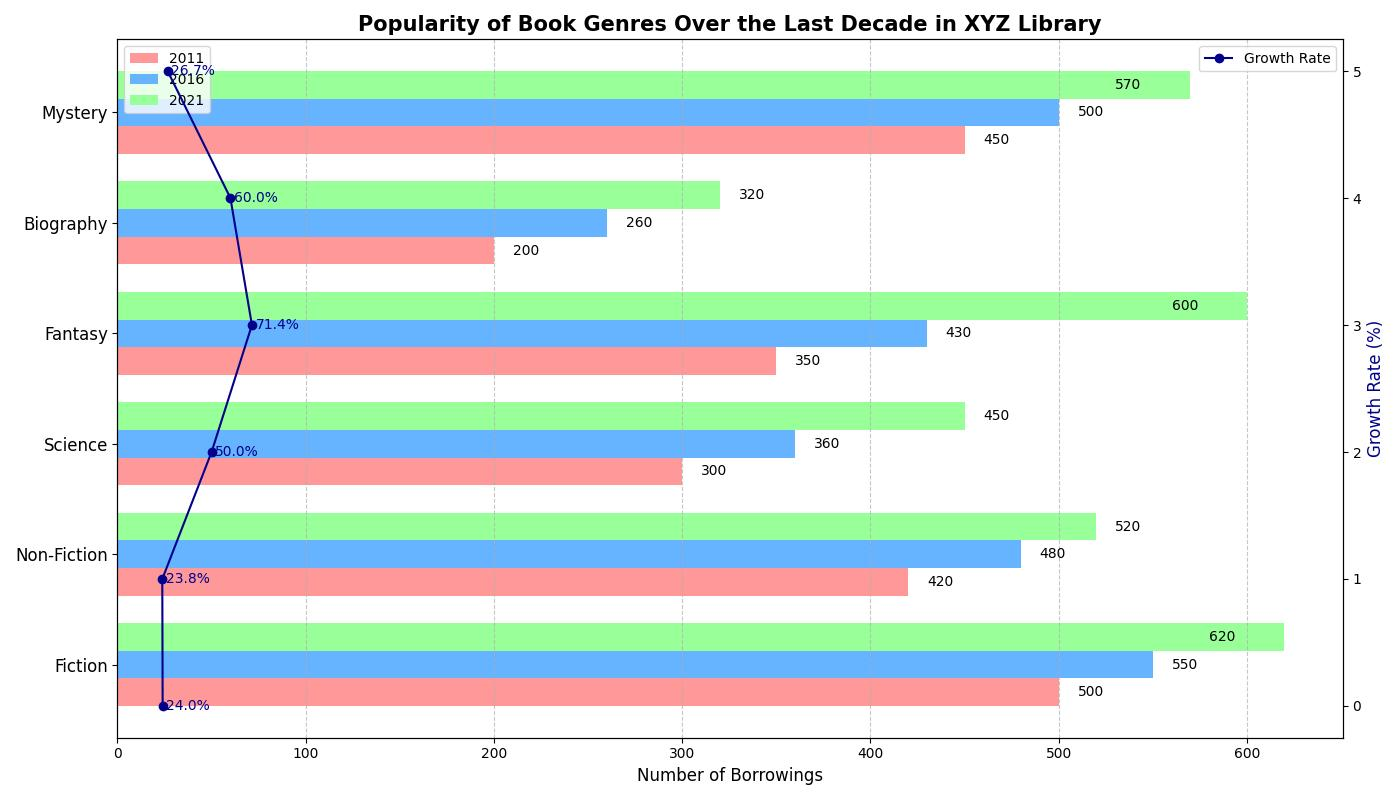

Reproduce this figure in Python.
import matplotlib.pyplot as plt
import numpy as np

# Backstory: The chart explores the popularity of different genres of books over the last decade in a library system.
# We compare the number of borrowings for each genre across three different years: 2011, 2016, and 2021. 
# Additionally, we include a line plot showing the average borrowings growth percentage per genre over this period.

# Defining genres and borrowing data for the years 2011, 2016, and 2021
genres = ['Fiction', 'Non-Fiction', 'Science', 'Fantasy', 'Biography', 'Mystery']
borrowings_2011 = [500, 420, 300, 350, 200, 450]
borrowings_2016 = [550, 480, 360, 430, 260, 500]
borrowings_2021 = [620, 520, 450, 600, 320, 570]

# Calculating the borrowing growth from 2011 to 2021
growth_2011_2021 = [(borrowings_2021[i] - borrowings_2011[i]) / borrowings_2011[i] * 100 for i in range(len(genres))]

# Setting up the figure and axis
fig, ax1 = plt.subplots(figsize=(14, 8))
bar_width = 0.25
y_pos = np.arange(len(genres))

# Plot the bar charts for each year
bars_2011 = ax1.barh(y_pos - bar_width, borrowings_2011, bar_width, label='2011', color='#ff9999')
bars_2016 = ax1.barh(y_pos, borrowings_2016, bar_width, label='2016', color='#66b3ff')
bars_2021 = ax1.barh(y_pos + bar_width, borrowings_2021, bar_width, label='2021', color='#99ff99')

# Adding labels and title
ax1.set_yticks(y_pos)
ax1.set_yticklabels(genres, fontsize=12)
ax1.set_xlabel('Number of Borrowings', fontsize=12)
ax1.set_title('Popularity of Book Genres Over the Last Decade in XYZ Library', fontsize=15, fontweight='bold')

# Add a second y-axis for the growth rate
ax2 = ax1.twinx()
ax2.plot(growth_2011_2021, y_pos, marker='o', linestyle='-', color='darkblue', label='Growth Rate')
ax2.set_ylabel('Growth Rate (%)', fontsize=12, color='darkblue')

# Adding value labels to each bar
for bars in [bars_2011, bars_2016, bars_2021]:
    for bar in bars:
        width = bar.get_width()
        label_x_pos = width + 10 if width < max(borrowings_2021) / 1.1 else width - 40
        ax1.text(label_x_pos, bar.get_y() + bar.get_height() / 2, f'{width}', va='center', fontsize=10, color='black')

# Annotate the growth rate
for i, growth in enumerate(growth_2011_2021):
    ax2.text(growth + 2, y_pos[i], f'{growth:.1f}%', va='center', fontsize=10, color='darkblue')

# Adding legends
ax1.legend(loc='upper left', fontsize=10, bbox_to_anchor=(0, 1))
ax2.legend(loc='upper right', fontsize=10, bbox_to_anchor=(1, 1))

# Enhance layout
ax1.grid(True, which='major', axis='x', linestyle='--', alpha=0.7)
plt.tight_layout()

# Display the plot
plt.show()
